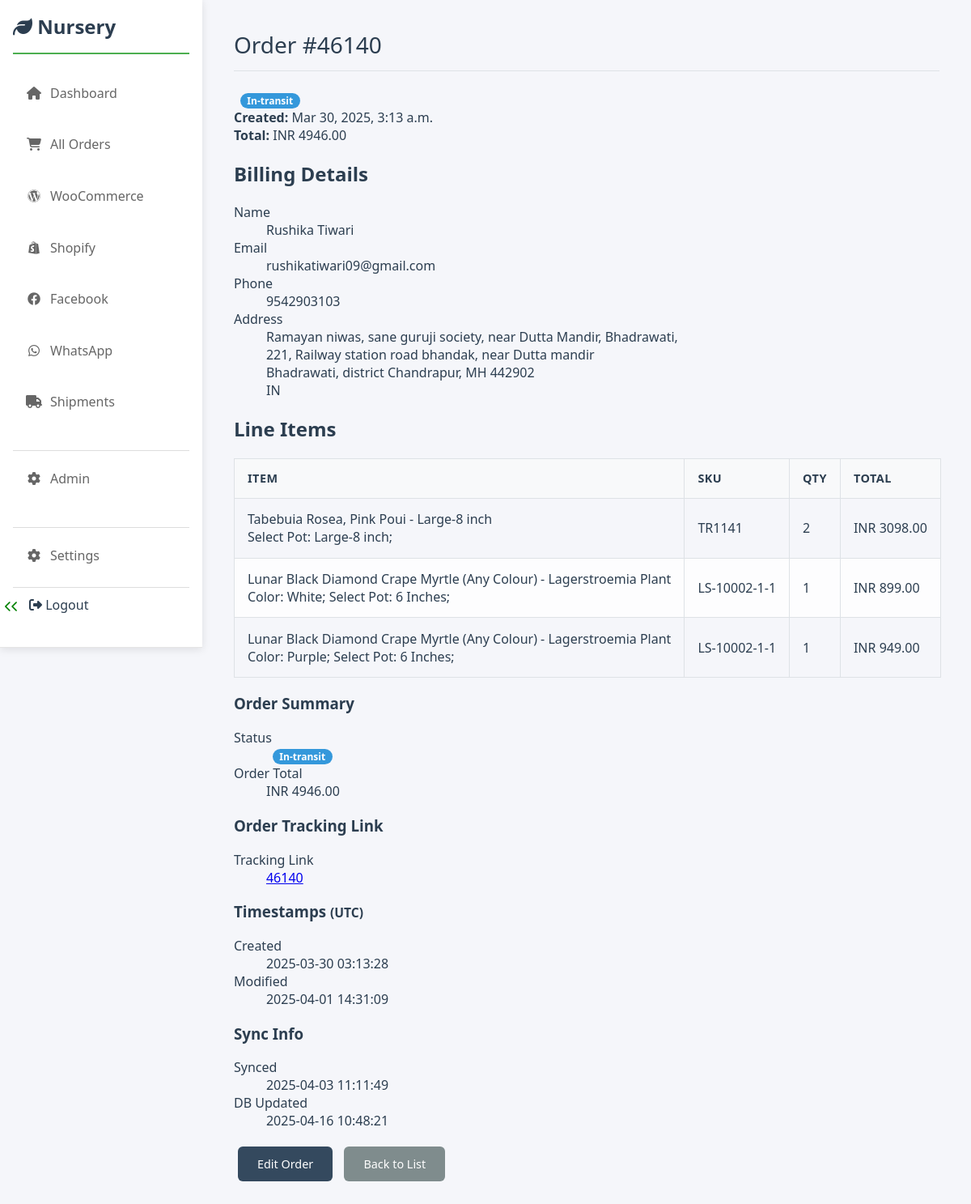
Screenshot of /woocommerce/orders/46140/ (signed in) with the database file from the repository.
### woocommerce_app/models.py (models this page shows, shortened)
class WooCommerceOrder(models.Model):
    woo_id = models.PositiveIntegerField(
        unique=True,
        db_index=True,
        help_text="WooCommerce Order ID"
    )
    number = models.CharField(
        max_length=100,
        blank=True,
        null=True,
        db_index=True,
        help_text="WooCommerce order number (might be different from ID)"
    )
    status = models.CharField(max_length=50, blank=True, null=True, db_index=True)
    currency = models.CharField(default="₹" ,max_length=10, blank=True, null=True)
    total_amount = models.DecimalField(max_digits=10, decimal_places=2, blank=True, null=True)
    customer_note = models.TextField(blank=True, null=True)
    shipment_status = models.CharField(
        max_length=50,
        choices=SHIPMENT_STATUS_CHOICES,
        default='pending',
        blank=False, null=False,
        db_index=True
    )
    billing_first_name = models.CharField(max_length=100, blank=True, null=True)
    billing_last_name = models.CharField(max_length=100, blank=True, null=True)
    billing_company = models.CharField(max_length=200, blank=True, null=True)
    billing_address_1 = models.CharField(max_length=255, blank=True, null=True)
    billing_address_2 = models.CharField(max_length=255, blank=True, null=True)
    billing_city = models.CharField(max_length=100, blank=True, null=True)
    billing_state = models.CharField(max_length=100, blank=True, null=True)
    billing_postcode = models.CharField(max_length=20, blank=True, null=True)
    billing_country = models.CharField(max_length=50, blank=True, null=True)
    billing_email = models.EmailField(blank=True, null=True, db_index=True)
    billing_phone = models.CharField(max_length=50, blank=True, null=True)
    date_created_woo = models.DateTimeField(blank=True, null=True, help_text="Timestamp from WooCommerce (UTC)")
    date_modified_woo = models.DateTimeField(blank=True, null=True, help_text="Timestamp from WooCommerce (UTC)")
    date_paid_woo = models.DateTimeField(blank=True, null=True, help_text="Timestamp from WooCommerce (UTC)")
    date_completed_woo = models.DateTimeField(blank=True, null=True, help_text="Timestamp from WooCommerce (UTC)")
    line_items_json = models.JSONField(blank=True, null=True, help_text="Raw JSON data for line items")
    shipping_lines_json = models.JSONField(blank=True, null=True, help_text="Raw JSON data for shipping lines")
    raw_data = models.JSONField(blank=True, null=True, help_text="Full webhook payload or API response")
    django_date_created = models.DateTimeField(auto_now_add=True)
    django_date_modified = models.DateTimeField(auto_now=True)
    class Meta:
        verbose_name = "WooCommerce Order"
        verbose_name_plural = "WooCommerce Orders"
        ordering = ['-date_created_woo']

### woocommerce_app/views.py (the view)
# urls.py: path('orders/<int:woo_id>/', views.order_detail_view, name='order_detail'),
@login_required
@require_GET
def order_detail_view(request, woo_id):
    try:
        order = get_object_or_404(WooCommerceOrder, woo_id=int(woo_id))
    except ValueError:
         raise Http404("Invalid Order ID format.")
    context = {
        'order': order,
        'page_title': f'Order Details #{order.number or order.woo_id}'
    }
    return render(request, 'woocommerce/order_detail.html', context)

### templates/woocommerce/order_detail.html (shortened to what this page needs)
{% extends 'base.html' %}
{% load static %}
{% block content %}
<div class="container">
  {% if order %}
  <div class="card">
    <div class="card-header">
      <div class="flex items-center justify-between mb-4">
        <h1 class="text-2xl font-bold">Order #{{ order.woo_id }}</h1>
        <span class="badge status-{{ order.status|lower|default:'unknown' }} text-lg">
          {{ order.status|default:"N/A"|capfirst }}
        </span>
      </div>
      <div class="flex gap-4 text-sm text-gray border-b pb-4">
        <div><strong>Created:</strong> {{ order.date_created_woo|date:"M d, Y, P"|default:"N/A" }}</div>
        <div><strong>Total:</strong> {{ order.currency }} {{ order.total_amount|floatformat:2|default:"0.00" }}</div>
      </div>
    </div>
    <div class="grid md:grid-cols-3 gap-8 p-6">
      <div class="main-content md:col-span-2">
        <section class="mb-8 bg-white rounded-lg shadow-sm p-6">
          <h2 class="text-xl font-semibold mb-6">Billing Details</h2>
          <dl class="grid gap-6">
            <div>
              <dt class="text-sm font-medium text-gray-600 mb-2">Name</dt>
              <dd class="text-lg">{{ order.billing_first_name|default:"" }} {{ order.billing_last_name|default:"" }}</dd>
            </div>
            <div>
              <dt class="text-sm font-medium text-gray-600 mb-2">Email</dt>
              <dd class="text-lg">{{ order.billing_email|default:"N/A" }}</dd>
            </div>
            <div>
              <dt class="text-sm font-medium text-gray-600 mb-2">Phone</dt>
              <dd class="text-lg">{{ order.billing_phone|default:"N/A" }}</dd>
            </div>
            {% if order.billing_address_1 %}
            <div>
              <dt class="text-sm font-medium text-gray-600 mb-2">Address</dt>
              <dd class="text-lg">
                {{ order.billing_address_1|default:"" }}<br>
                {% if order.billing_address_2 %}{{ order.billing_address_2 }}<br>{% endif %}
                {{ order.billing_city|default:"" }}{% if order.billing_city and order.billing_state %},{% endif %} {{ order.billing_state|default:"" }} {{ order.billing_postcode|default:"" }}<br>
                {{ order.billing_country|default:"" }}
              </dd>
            </div>
            {% endif %}
          </dl>
        </section>
        {% if order.raw_data.line_items %}
        <section class="bg-white rounded-lg shadow-sm p-6">
          <h2 class="text-xl font-semibold mb-6">Line Items</h2>
          <div class="overflow-hidden rounded-lg border">
            <table class="table w-full">
              <thead class="bg-gray-50">
                <tr>
                  <th class="px-6 py-3 text-left text-sm font-semibold text-gray-600">Item</th>
                  <th class="px-6 py-3 text-left text-sm font-semibold text-gray-600">SKU</th>
                  <th class="px-6 py-3 text-left text-sm font-semibold text-gray-600">Qty</th>
                  <th class="px-6 py-3 text-right text-sm font-semibold text-gray-600">Total</th>
                </tr>
              </thead>
              <tbody class="divide-y divide-gray-200">
                {% for item in order.raw_data.line_items %}
                <tr class="hover:bg-gray-50">
                  <td class="px-6 py-4">
                    <div class="font-medium">{{ item.name }}</div>
                    {% if item.meta_data %}
                    <div class="text-sm text-gray-500 mt-1">
                      {% for meta in item.meta_data %}
                      {% if meta.display_key|first != '_' %}
                      <span>{{ meta.display_key }}: {{ meta.display_value|safe }}</span>{% if not forloop.last %}; {% endif %}
                      {% endif %}
                      {% endfor %}
                    </div>
                    {% endif %}
                  </td>
                  <td class="px-6 py-4">{{ item.sku|default:'-' }}</td>
                  <td class="px-6 py-4">{{ item.quantity }}</td>
                  <td class="px-6 py-4 text-right">{{ order.currency }} {{ item.total|floatformat:2 }}</td>
                </tr>
                {% endfor %}
              </tbody>
            </table>
          </div>
        </section>
        {% endif %}
      </div>
      <aside class="md:col-span-1">
        <section class="mb-8 bg-white rounded-lg shadow-sm p-6">
          <h3 class="text-lg font-semibold mb-6">Order Summary</h3>
          <dl class="grid gap-4">
            <div>
              <dt class="text-sm font-medium text-gray-600 mb-2">Status</dt>
              <dd>
                <span class="badge status-{{ order.status|lower|default:'unknown' }} text-lg">
                  {{ order.status|default:"N/A"|capfirst }}
                </span>
              </dd>
            </div>
            <div>
              <dt class="text-sm font-medium text-gray-600 mb-2">Order Total</dt>
              <dd class="text-xl font-bold">{{ order.currency }} {{ order.total_amount|floatformat:2|default:"0.00" }}</dd>
            </div>
          </dl>
        </section>
        <section class="bg-white rounded-lg shadow-sm border border-gray-200 p-6">
          <h3 class="text-lg font-semibold text-gray-700 mb-5">Order Tracking Link</h3>
          <dl class="space-y-3">
             <div>
               <dt class="text-xs font-medium text-gray-500 uppercase mb-1">Tracking Link</dt>
               <dd>
                <a href="https://nurserynisarga.in/admin-track-order/?track_order_id={{ order.woo_id }}" target="_blank">{{ order.woo_id }}</a>
               </dd>
             </div>
            </div>
        <section class="mb-8 bg-white rounded-lg shadow-sm p-6">
          <h3 class="text-lg font-semibold mb-6">Timestamps <small class="text-sm font-normal text-gray-500">(UTC)</small></h3>
          <dl class="grid gap-4">
            <div>
              <dt class="text-sm font-medium text-gray-600 mb-2">Created</dt>
              <dd class="font-mono">{{ order.date_created_woo|date:"Y-m-d H:i:s"|default:"N/A" }}</dd>
            </div>
            <div>
              <dt class="text-sm font-medium text-gray-600 mb-2">Modified</dt>
              <dd class="font-mono">{{ order.date_modified_woo|date:"Y-m-d H:i:s"|default:"N/A" }}</dd>
            </div>
          </dl>
        </section>
        <section class="mb-8 bg-white rounded-lg shadow-sm p-6">
          <h3 class="text-lg font-semibold mb-6">Sync Info</h3>
          <dl class="grid gap-4">
            <div>
              <dt class="text-sm font-medium text-gray-600 mb-2">Synced</dt>
              <dd class="font-mono">{{ order.django_date_created|date:"Y-m-d H:i:s" }}</dd>
            </div>
            <div>
              <dt class="text-sm font-medium text-gray-600 mb-2">DB Updated</dt>
              <dd class="font-mono">{{ order.django_date_modified|date:"Y-m-d H:i:s" }}</dd>
            </div>
          </dl>
        </section>
        <div class="flex flex-col gap-4">
          <a href="{% url 'order_edit' order.woo_id %}" class="btn btn-primary w-full text-center py-3 rounded-lg hover:opacity-90 transition-opacity">Edit Order</a>
          <a href="{% url 'woocommerce_index' %}" class="btn btn-secondary w-full text-center py-3 rounded-lg hover:opacity-90 transition-opacity">Back to List</a>
        </div>
    </div>
  </div>
  {% else %}
  <div class="p-8 bg-white rounded-lg shadow-md text-center text-gray-500">
    <p class="text-xl">Order details could not be loaded.</p>
  </div>
  {% endif %}
{% endblock %}

### static/css/style.css (style rules this page uses)
:root { --primary-color: #2c3e50; --secondary-color: #34495e; --accent-color: #4CAF50; --text-color: #2c3e50; --sidebar-width: 250px; --transition-speed: 0.3s; --text-color-dark: #2c3e50; --text-color-light: #7f8c8d; --background-light: #ffffff; --background-medium: #f8f9fa; --background-dark: #ecf0f1; --border-color: #dee2e6; --border-radius: 6px; --shadow-soft: 0 4px 15px rgba(0, 0, 0, 0.07); --spacing-unit: 1rem; }
body { font-family: 'Segoe UI', Tahoma, Geneva, Verdana, sans-serif; display: flex; margin: 0; min-height: 100vh; overflow-x: hidden; background-color: #f5f6fa; color: var(--text-color); flex-direction: column; }
@media (min-width: 768px) { body { flex-direction: row; } }
.container { max-width: 95%; padding: 0 15px; margin: 20px auto; }
h1 { border-bottom: 1px solid var(--border-color); padding-bottom: 0.8rem; margin-bottom: 1.5rem; font-size: 1.75rem; font-weight: 500; }
table { width: 100%; border-collapse: collapse; margin: 0; border: 1px solid var(--border-color); }
th, td { padding: 0.9rem 1rem; text-align: left; border: 1px solid var(--border-color); white-space: nowrap; vertical-align: middle; }
th { background-color: var(--background-medium); font-weight: 600; font-size: 0.9rem; text-transform: uppercase; letter-spacing: 0.5px; }
tbody tr:nth-child(even) { background-color: #fdfdfe; }
.btn { text-decoration: none; padding: calc(var(--spacing-unit) * 0.75) calc(var(--spacing-unit) * 1.5); border-radius: var(--border-radius); display: inline-block; margin: 5px; font-weight: 500; transition: all 0.2s ease; border: none; cursor: pointer; font-size: 0.9rem; text-align: center; }
.btn-secondary { background-color: var(--text-color-light); color: white; }
.btn-primary { background-color: var(--secondary-color); color: white; }
.badge { display: inline-block; padding: .3em .7em; font-size: .75em; font-weight: 600; line-height: 1; color: #fff; text-align: center; white-space: nowrap; vertical-align: baseline; border-radius: calc(var(--border-radius) * 2); margin-left: 8px; }
.status-in-transit { background-color: #3498db; }

### rows the page displays
WooCommerceOrder: woo_id "46140", status "In-transit", date_created_woo "Mar 30, 2025, 3:13 a.m.", currency "INR", total_amount "4946.00", billing_first_name "Rushika", billing_last_name "Tiwari", billing_email "rushikatiwari09@gmail.com", billing_phone "9542903103", billing_address_1 "Ramayan niwas, sane guruji society, near Dutta Mandir, Bhadrawati,", billing_address_2 "221, Railway station road bhandak, near Dutta mandir", billing_city "Bhadrawati, district Chandrapur", billing_state "MH", billing_postcode "442902", billing_country "IN", currency "INR" "INR" "INR", date_created_woo "2025-03-30 03:13:28", date_modified_woo "2025-04-01 14:31:09", django_date_created "2025-04-03 11:11:49", django_date_modified "2025-04-16 10:48:21"

### other values shown
{{ item.name }} "Tabebuia Rosea, Pink Poui - Large-8 inch" "Lunar Black Diamond Crape Myrtle (Any Colour) - Lagerstroemia Plant" "Lunar Black Diamond Crape Myrtle (Any Colour) - Lagerstroemia Plant"
{{ meta.display_key }} "Select Pot" "Color" "Select Pot" "Color" "Select Pot"
{{ meta.display_value|safe }} "Large-8 inch" "White" "6 Inches" "Purple" "6 Inches"
{{ item.sku|default:'-' }} "TR1141" "LS-10002-1-1" "LS-10002-1-1"
{{ item.quantity }} "2" "1" "1"
{{ item.total|floatformat:2 }} "3098.00" "899.00" "949.00"
